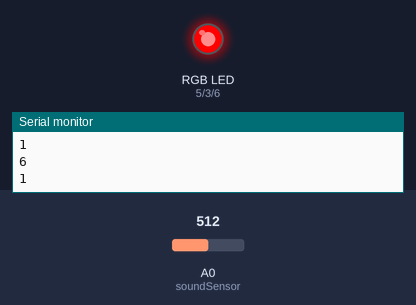
Bench run of a sketch on a simulated Arduino Uno, built with avr-gcc and run on an emulated ATmega328P. Parts: an RGB LED mixed from three pins (HIGH = lit), the last lines printed to the serial monitor. The inputs (shaded band) are chosen by the test bench; at power-on: A0 (soundSensor) = 512. Random numbers use the default seed unless the sketch sets one.

Above: at 1.25 s.
1.3 s: A0 (soundSensor) set to 1008
At 1.7 s:
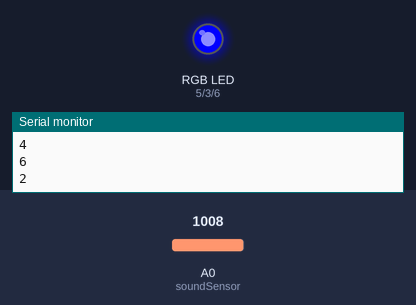
4.3 s: A0 (soundSensor) set to 1023
At 4.7 s:
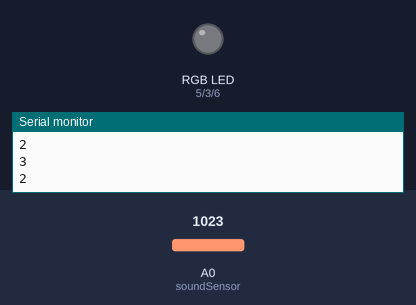
5.8 s: A0 (soundSensor) set to 900
At 6.9 s:
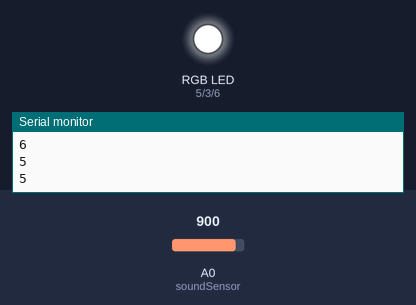
Timing chart, 0 to 14.8 s (numbered marks = the images above; inputs shaded):
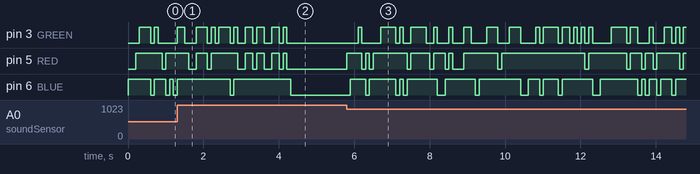

The sketch:

12vrgbledsound.ino
```cpp
#define BLUE 6
#define RED 5
#define GREEN 3

int soundSensor = A0;
int threshold = 1023;

void setup(){
  Serial.begin(9600);
  pinMode(soundSensor, INPUT);
  pinMode(BLUE, OUTPUT);
  pinMode(RED, OUTPUT);
  pinMode(GREEN, OUTPUT);
}

void loop(){
  int sensorStatus = analogRead(soundSensor);

  if(sensorStatus < threshold){

    int r = random(1, 7);
    Serial.println(r);
    if(r == 1){
      digitalWrite(BLUE, LOW);
      digitalWrite(RED, HIGH);
      digitalWrite(GREEN, LOW);
    }
    if(r == 2){
      digitalWrite(BLUE, 1);
      digitalWrite(RED, 0);
      digitalWrite(GREEN, 0);
    }
    if(r == 3){
     analogWrite(BLUE, random(255, 100));
     analogWrite(RED, random(255, 100));
     digitalWrite(GREEN, 1);
    }
    if(r == 4){
     digitalWrite(BLUE, 1);
     analogWrite(RED, random(255, 100));
     analogWrite(GREEN, random(255, 100));
    }
    if(r == 5){
     analogWrite(BLUE, random(255, 100));
     digitalWrite(RED, 1);
     analogWrite(GREEN, random(255, 100));
    }
    if(r == 6){
     digitalWrite(BLUE, 1);
     digitalWrite(RED, 1);
     digitalWrite(GREEN, 0);
    }
    delay(100);
  }
  else{
    digitalWrite(BLUE, LOW);
    digitalWrite(RED, LOW);
    digitalWrite(GREEN, LOW);
  }
}
```

Measured:
- the behaviour switches between 1022 and 1023 on A0 (soundSensor) (found by bisection; images 1 and 2)
- after the input at 5.8 s, pin 3 (GREEN): LOW → HIGH after 0.30 s, → LOW 0.10 s later, → HIGH 0.50 s later, → LOW 0.40 s later, … (41 changes in this stretch); pin 5 (RED): LOW → HIGH at once, → LOW 0.40 s later, → HIGH 0.10 s later, → LOW 0.10 s later, … (25 changes in this stretch)
